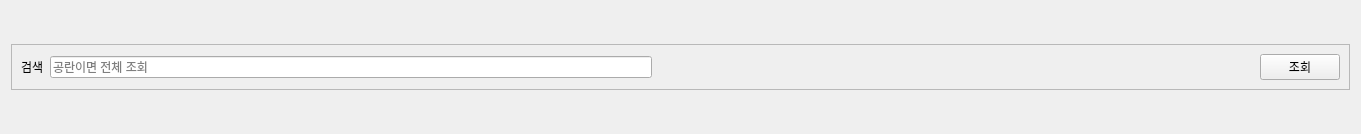
<?xml version="1.0" encoding="UTF-8"?>
<ui version="4.0">
 <class>Search</class>
 <widget class="QWidget" name="Search">
  <property name="geometry">
   <rect>
    <x>0</x>
    <y>0</y>
    <width>1361</width>
    <height>134</height>
   </rect>
  </property>
  <property name="windowTitle">
   <string>Form</string>
  </property>
  <layout class="QVBoxLayout" name="verticalLayout">
   <item>
    <widget class="QFrame" name="frame">
     <property name="sizePolicy">
      <sizepolicy hsizetype="Preferred" vsizetype="Fixed">
       <horstretch>0</horstretch>
       <verstretch>0</verstretch>
      </sizepolicy>
     </property>
     <property name="frameShape">
      <enum>QFrame::StyledPanel</enum>
     </property>
     <property name="frameShadow">
      <enum>QFrame::Raised</enum>
     </property>
     <layout class="QHBoxLayout" name="horizontalLayout">
      <item>
       <widget class="QLabel" name="label">
        <property name="text">
         <string>검색</string>
        </property>
       </widget>
      </item>
      <item>
       <widget class="QLineEdit" name="lineEdit_search">
        <property name="placeholderText">
         <string>공란이면 전체 조회</string>
        </property>
       </widget>
      </item>
      <item>
       <spacer name="horizontalSpacer">
        <property name="orientation">
         <enum>Qt::Horizontal</enum>
        </property>
        <property name="sizeHint" stdset="0">
         <size>
          <width>40</width>
          <height>20</height>
         </size>
        </property>
       </spacer>
      </item>
      <item>
       <widget class="QPushButton" name="PB_Search">
        <property name="sizePolicy">
         <sizepolicy hsizetype="Fixed" vsizetype="Fixed">
          <horstretch>0</horstretch>
          <verstretch>0</verstretch>
         </sizepolicy>
        </property>
        <property name="text">
         <string>조회</string>
        </property>
       </widget>
      </item>
     </layout>
    </widget>
   </item>
  </layout>
 </widget>
 <resources/>
 <connections/>
</ui>
